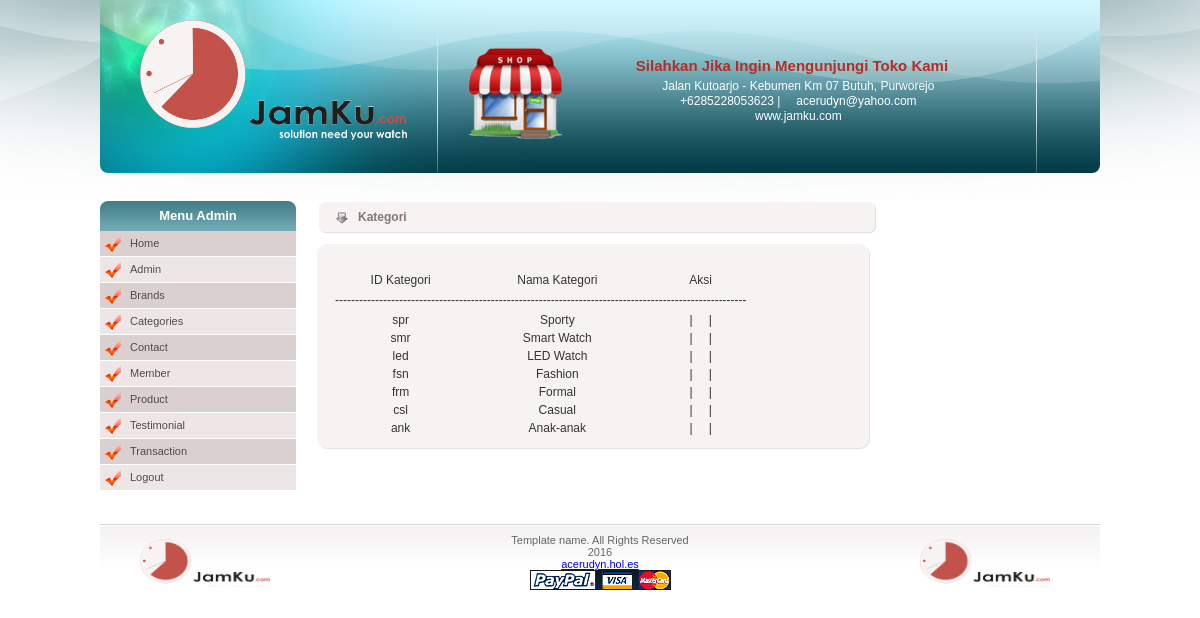
The page /admin/kategori.php (signed in) on the database its author committed.
### tables this page shows
CREATE TABLE IF NOT EXISTS `kategori` (
  `id_kategori` varchar(11) NOT NULL,
  `nama_kategori` varchar(23) NOT NULL,
  PRIMARY KEY (`id_kategori`)
);

### admin/kategori.php (the view, shortened to what this page needs)
<!DOCTYPE html PUBLIC "-//W3C//DTD XHTML 1.0 Transitional//EN" "http://www.w3.org/TR/xhtml1/DTD/xhtml1-transitional.dtd">
<html xmlns="http://www.w3.org/1999/xhtml">
<head>
<link rel="stylesheet" type="text/css" href="font-awesome.min.css">
<link rel="stylesheet" type="text/css" href="style.css" />
</head>
<body>
<div id="main_container">
  <div class="top_bar">
  <div id="header">
    <div id="logo"> <a href="http://all-free-download.com/free-website-templates/"><img src="images/logo1.png" alt="" border="0" width="267" height="120" /></a> </div>
    <div class="oferte_content">
      <div class="oferta">
        <div class="oferta_content"><img src="images/toko.png" width="94" height="92" alt="" border="0" class="oferta_img" />
          <div class="oferta_details">
            <div class="oferta_title">Silahkan Jika Ingin Mengunjungi Toko Kami</div>
            <div class="oferta_text"><div class="fa fa-map-marker fa-1.5x"></div> Jalan Kutoarjo - Kebumen Km 07 Butuh, Purworejo</br><div class="fa fa-phone fa-1.5x"></div> +6285228053623 | <div class="fa fa-envelope fa-1.5x"></div> acerudyn@yahoo.com</br> <div class="fa fa-globe fa-1.5x"></div>
www.jamku.com </div>
            <a href="details.html" class="details">details</a> </div>
        </div>
      </div>
    </div>
  </div>
    <div class="crumb_navigation"></div>
    <div class="left_content">
      <div class="title_box">Menu Admin</div>
      <ul class="left_menu">
     	<li class="odd"><a href="home-admin.php">Home</a></li>
      	<li class="even"><a href="admin.php">Admin</a></li>
        <li class="odd"><a href="brand.php">Brands</a></li>
        <li class="even"><a href="kategori.php">Categories</a></li>
        <li class="odd"><a href="contact.php">Contact</a></li>
        <li class="even"><a href="member.php">Member</a></li>
        <li class="odd"><a href="produk.php">Product</a></li>
        <li class="even"><a href="testimonial.php">Testimonial</a></li>
        <li class="odd"><a href="transaksi.php">Transaction</a></li>
        <li class="even"><a href="logout-admin.php">Logout</a></li>
      </ul>
      <div class="border_box">
        <div class="product_img"></div></div>
      </div>
    <div class="center_content">
      <div class="center_title_bar">Kategori</div>
      <div class="prod_box_big">
        <div class="top_prod_box_big"></div>
        <div class="center_prod_box_big">
          <div class="contact_form1">
            <div class="form_row1">
              <label class="contact">
              <table width="424" height="71" border="0">
  <tr>
    <td align="center">ID Kategori</td>
    <td align="center">Nama Kategori</td>
    <td align="center">Aksi</td>
  </tr>
  <tr>
    <td height="18" colspan="3" align="left">-------------------------------------------------------------------------------------------------------</td>
    </tr>
<?php
$no=1;
$tampil=mysql_query("select * from kategori order by id_kategori desc");
while($data=mysql_fetch_array($tampil)){
if($tampil){
?>
  <tr>
    <td align="center"><?php echo $data['id_kategori']; ?></td>
    <td align="center"><?php echo $data['nama_kategori']; ?></td>
    <td align="center"> <a href="kategori-edit.php?edt=<?php echo $data['id_kategori'];?>" title="edit"><div class="fa fa-pencil fa-1.5x"></div></a> |  <a href="kategori-add.php" title="tambah"><div class="fa fa-plus-square fa-1.5x"></div></a> |  <a href="kategori-delete.php?hps=<?php echo $data['id_kategori'];?>" title="hapus"><div class="fa fa-remove fa-1.5x"></div></a></td>
    <?php $no++; } ?>
  </tr>
   <?php } ?>
</table>
              </label>
            </div>
          </div>
        </div>
        <div class="bottom_prod_box_big"></div>
      </div>
    </div>
  </div>
  <div class="footer">
    <div class="left_footer"> <img src="images/logo1.png" alt="" width="130" height="49"/> </div>
    <div class="center_footer"> Template name. All Rights Reserved 2016<br />
     <a href="http://acerudyn.hol.es"target="_blank" title="visit me">acerudyn.hol.es</a><br />
      <img src="images/payment.gif" alt="" />
  </div>
    <div class="left_footer1"> <img src="images/logo1.png" alt="" width="130" height="49"/> </div></div>
   </div>
</body>
</html>

### admin/style.css (style rules this page uses)
body { background:url(images/bg.jpg) no-repeat #fff center top; padding:0; font-family:Arial, Helvetica, sans-serif; font-size:11px; margin:0px auto auto auto; color:#000; }
#main_container { width:1000px; height:auto; margin:auto; padding:0px; }
.top_bar { width:1000px; height:38px; background-color:#4a4a4a; }
#header { width:1000px; height:173px; background:url(images/header_bg.jpg) no-repeat center; background-position:0px 0px; border-radius: 0px 0px 8px 8px; margin:auto; }
#logo { float:left; padding-top:20px; padding-left:40px; }
.oferte_content { width:600px; height:164px; float:left; padding:0 0 0 30px; }
.oferta { width:538px; float:left; padding:15px 30px 0 30px; }
.oferta_img { float:left; padding:0 0 10px 0; }
.oferta_title { padding-top:10px; font-size:15px; color:#b72c24; font-weight:bold; text-align:center; }
.oferta_details { width:400px; float:left; padding:0 0 0 30px; }
.oferta_text { padding:5px 0 5px 0; font-size:12px; color:#FFFFFF; text-align:center; line-height:15px; }
.crumb_navigation { width:980px; height:15px; padding:5px 10px 0 20px; color:#333333; }
.left_content { width:196px; float:left; }
.title_box { width:196px; height:30px; margin:5px 0 0 0; background:url(images/menu_title_bg.gif) no-repeat center; text-align:center; font-size:13px; font-weight:bold; color:#fff; line-height:30px; }
ul.left_menu { width:196px; padding:0px; margin:0px; list-style:none; }
ul.left_menu li { margin:0px; list-style:none; }
ul.left_menu li.odd a { width:166px;height:25px;display:block;background:url(images/checked.png) no-repeat left #dad0d0; background-position:5px 5px;border-bottom:1px #FFFFFF solid; text-decoration:none;color:#504b4b;padding:0 0 0 30px; line-height:25px; }
ul.left_menu li.even a { width:166px;height:25px;display:block;background:url(images/checked.png) no-repeat left #eee6e6;background-position:5px 5px;border-bottom:1px #FFFFFF solid; text-decoration:none;color:#504b4b;padding:0 0 0 30px; line-height:25px; }
.border_box { width:194px; height:33px; text-align:center; }
.product_img { padding:5px 0 5px 0; }
.center_content { width:585px; float:left; padding:5px 10px; }
.center_title_bar { width:520px; height:33px; float:left; padding:0 0 0 40px; margin:0 0 0 12px; _margin:0 0 0 6px; line-height:33px; font-size:12px; color:#847676; font-weight:bold; background:url(images/bar_bg.gif) no-repeat center; }
.prod_box_big { width:504px; height:auto; float:left; padding:10px 10px 10px 11px; }
.top_prod_box_big { width:554px;height:12px;background:url(images/details_box_top.gif) no-repeat center bottom;float:left; padding:0px; margin:0px; }
.bottom_prod_box_big { width:554px;height:12px;background:url(images/details_box_bottom.gif) no-repeat center top;float:left;padding:0px; margin:0px; }
.center_prod_box_big { width:554px;height: auto;background:url(images/details_box_center.gif) repeat-y;float:left; text-align:center;padding:0px; margin:0px; }
.contact_form1 { width:535px; float:left; padding:0px 0 0 15px; }
.form_row1 { width:535px; clear:both; padding:10px 0 10px 0; _padding:5px 0 5px 0; color:#a53d17; }
label.contact { width:75px; float:left; font-size:12px; text-align:right; padding:4px 5px 0 0; color: #333333; }
.footer { width:1000px; clear:both; height:65px; background:url(images/footer_bg.gif) repeat-x top; float:none; }
.left_footer { float:left; width:300px; padding:15px 0 0 40px; }
.left_footer1 { float:right; width:180px; padding:15px 0 0 10px; }
.center_footer { float:left; width:200px; text-align:center; color:#666666; padding:10px 0 0 60px; }

### rows shown on the page
kategori: id_kategori "spr", nama_kategori "Sporty"
kategori: id_kategori "smr", nama_kategori "Smart Watch"
kategori: id_kategori "led", nama_kategori "LED Watch"
kategori: id_kategori "fsn", nama_kategori "Fashion"
kategori: id_kategori "frm", nama_kategori "Formal"
kategori: id_kategori "csl", nama_kategori "Casual"
kategori: id_kategori "ank", nama_kategori "Anak-anak"
